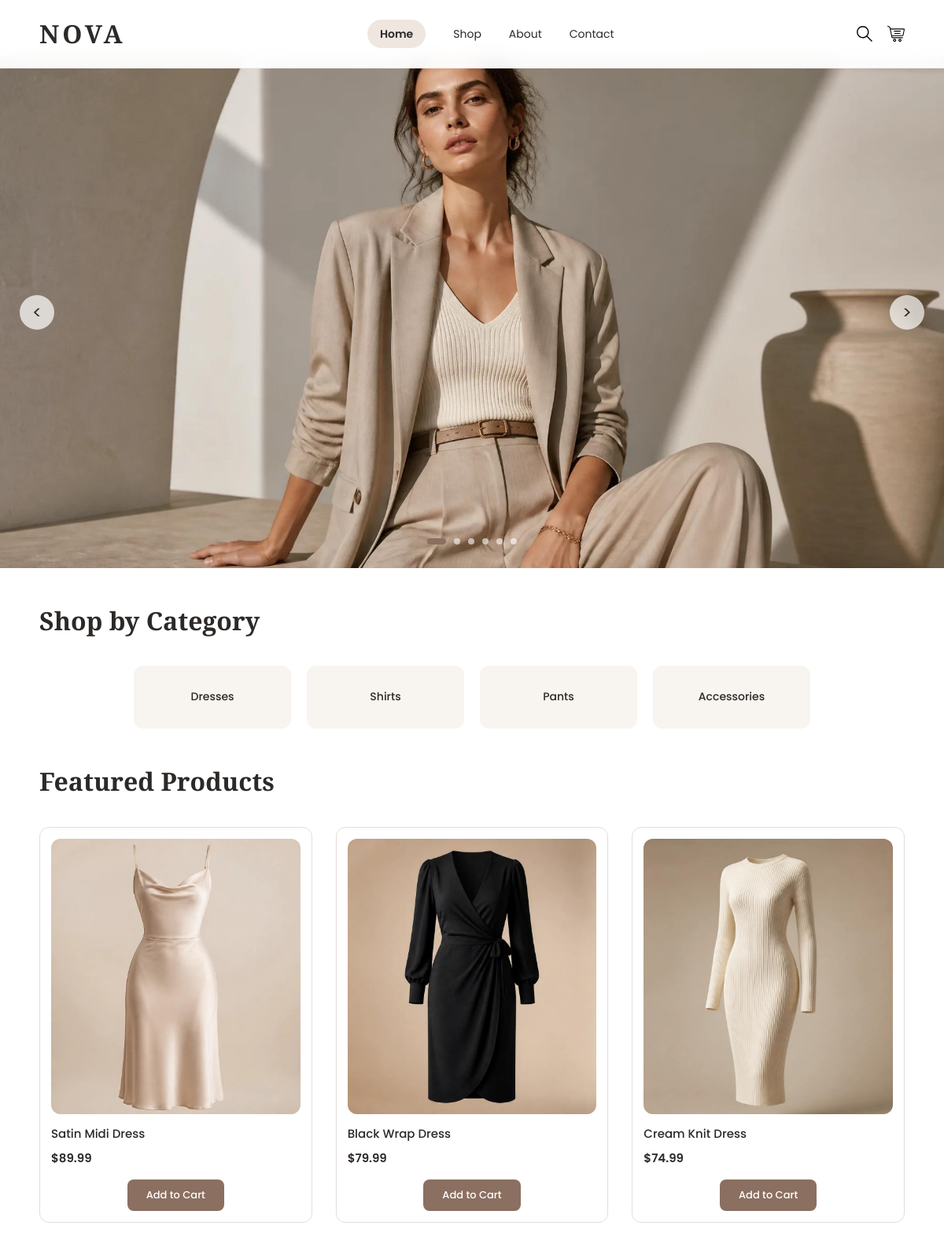
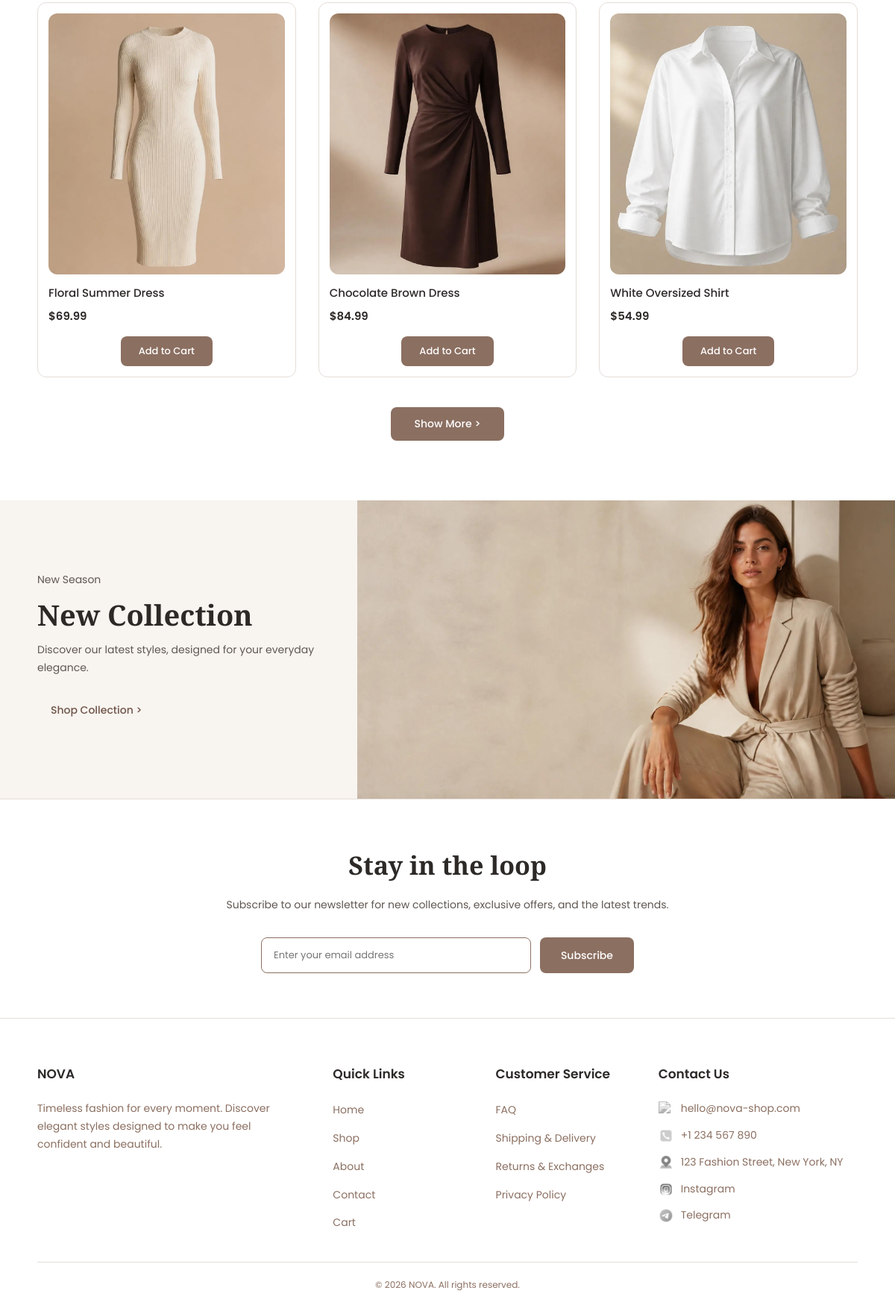
The page / on the database its author committed (2 pictures, top to bottom).
### tables this page shows
CREATE TABLE IF NOT EXISTS `products` (
  `id` int UNSIGNED NOT NULL AUTO_INCREMENT,
  `name` varchar(100) NOT NULL,
  `description` text NOT NULL,
  `price` decimal(10,2) NOT NULL,
  `stock` int UNSIGNED NOT NULL DEFAULT '0',
  `size` varchar(50) NOT NULL,
  `color` varchar(50) NOT NULL,
  `material` varchar(100) NOT NULL,
  `image` varchar(255) NOT NULL,
  `category_id` int NOT NULL,
  `created_at` timestamp NOT NULL DEFAULT CURRENT_TIMESTAMP,
  PRIMARY KEY (`id`)
);

### index.php (the view, shortened to what this page needs)
<?php
require_once "config.php";
$statement = $pdo->query("SELECT * FROM products");
$products = $statement->fetchAll(PDO::FETCH_ASSOC);
?>
<!doctype html>
<html lang="en">
<head>
    <link rel="stylesheet" href="css/style.css"/>
    <link rel="stylesheet" href="css/responsive.css"/>
</head>
<body>
<header class="navbar">
    <nav class="menuItem">
        <div class="logo">
            <a href="index.php">NOVA</a>
        </div>
        <ul class="navLinks">
            <li>
                <a href="index.php" class="<?= basename($_SERVER['PHP_SELF']) == 'index.php' ? 'active' : '' ?>">
                    Home
                </a>
            </li>
            <li><a href="shop.php">Shop</a></li>
            <li><a href="about.php">About</a></li>
            <li><a href="contact.php">Contact</a></li>
        </ul>
        <div class="desktopIcons">
            <button class="searchIcon">
                <img src="images/search.svg" alt="Search"/>
            </button>
            <a href="cart.php" class="cartIcon">
                <img src="images/cart.svg" alt="Cart"/>
            </a>
        </div>
    </nav>
</header>
<main>
    <?php include 'slider.php'; ?>
    <section class="categories">
        <h2>Shop by Category</h2>
        <div class="categoryCards">
            <div class="categoryCard">
                Dresses
            </div>
            <div class="categoryCard">
                Shirts
            </div>
            <div class="categoryCard">
                Pants
            </div>
            <div class="categoryCard">
                Accessories
            </div>
        </div>
    </section>
    <section class="featuredProducts">
        <h2>Featured Products</h2>
        <div class="productGrid">
            <?php foreach ($products as $product): ?>
                <div class="productCard" id="<?= htmlspecialchars($product['id']) ?>">
                    <div class="productCardImg">
                        <img src="<?= htmlspecialchars($product['image']) ?>"
                             alt="<?= htmlspecialchars($product['name']) ?>"/>
                    </div>
                    <p class="productName"><?= htmlspecialchars($product['name']) ?></p>
                    <p class="price">$<?= htmlspecialchars($product['price']) ?></p>
                    <button class="addtoCart">Add to Cart</button>
                </div>
            <?php endforeach; ?>
        </div>
        <button id="showMore">Show More ></button>
    </section>
    <section class="banner">
        <div class="bannerText">
            <p>New Season</p>
            <h2>New Collection</h2>
            <p>
                Discover our latest styles, designed for your everyday elegance.
            </p>
            <a href="#">Shop Collection ></a>
        </div>
        <div class="bannerImg">
            <img src="images/bannerImg.jpg" alt="NOVA New Collection"/>
        </div>
    </section>
    <section class="newsLetter">
        <div class="newsLetterText">
            <h2>Stay in the loop</h2>
            <p>
                Subscribe to our newsletter for new collections, exclusive offers,
                and the latest trends.
            </p>
        </div>
        <form action="">
            <input
                    type="email"
                    placeholder="Enter your email address"
                    name="email"
            />
            <button class="subscribe">Subscribe</button>
        </form>
    </section>
</main>
<footer>
    <div class="footerContent">
        <div class="nova">
            <h3>NOVA</h3>
            <p>
                Timeless fashion for every moment. Discover elegant styles designed
                to make you feel confident and beautiful.
            </p>
        </div>
        <div class="quickLinks">
            <h3>Quick Links</h3>
            <ul>
                <li><a href="index.php">Home</a></li>
                <li><a href="shop.php">Shop</a></li>
                <li><a href="about.php">About</a></li>
                <li><a href="contact.php">Contact</a></li>
                <li><a href="cart.php">Cart</a></li>
            </ul>
        </div>
        <div class="customerService">
            <h3>Customer Service</h3>
            <ul>
                <li><a href="#">FAQ</a></li>
                <li><a href="#">Shipping & Delivery</a></li>
                <li><a href="#">Returns & Exchanges</a></li>
                <li><a href="#">Privacy Policy</a></li>
            </ul>
        </div>
        <div class="contact">
            <h3>Contact Us</h3>
            <div class="email">
                <div class="footerImg">
                    <img src="images/email.png" alt="email"/>
                </div>
                <p>hello@nova-shop.com</p>
            </div>
            <div class="phone">
                <div class="footerImg">
                    <img src="images/phone.png" alt="phone"/>
                </div>
                <p>+1 234 567 890</p>
            </div>
            <div class="address">
                <div class="footerImg">
                    <img src="images/address.png" alt="address"/>
                </div>
                <p>123 Fashion Street, New York, NY</p>
            </div>
            <div class="instagram">
                <div class="footerImg">
                    <img src="images/instagram.png" alt="instagram"/>
                </div>
                <a href="#">Instagram</a>
            </div>
            <div class="telegram">
                <div class="footerImg">
                    <img src="images/telegram.png" alt="telegram"/>
                </div>
                <a href="#">Telegram</a>
            </div>
        </div>
    </div>
    <p>© 2026 NOVA. All rights reserved.</p>
</footer>
</body>
</html>

### rows shown on the page
products: image+name (picture), name "Satin Midi Dress", price "89.99"
products: image+name (picture), name "Black Wrap Dress", price "79.99"
products: image+name (picture), name "Cream Knit Dress", price "74.99"
products: image+name (picture), name "Floral Summer Dress", price "69.99"
products: image+name (picture), name "Chocolate Brown Dress", price "84.99"
products: image+name (picture), name "White Oversized Shirt", price "54.99"
